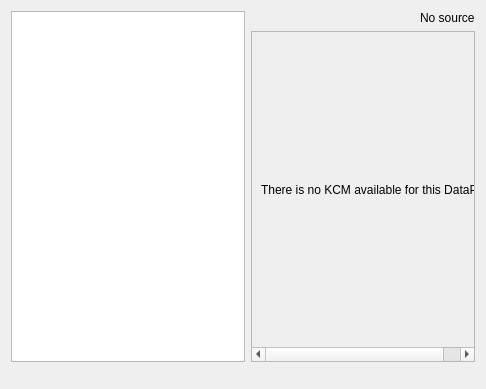
<?xml version="1.0" encoding="UTF-8"?>
<ui version="4.0">
 <class>settingsPage</class>
 <widget class="QWidget" name="settingsPage">
  <property name="geometry">
   <rect>
    <x>0</x>
    <y>0</y>
    <width>486</width>
    <height>389</height>
   </rect>
  </property>
  <property name="windowTitle">
   <string>Form</string>
  </property>
  <layout class="QGridLayout" name="gridLayout">
   <item row="0" column="2">
    <widget class="QLabel" name="sourceNameLabel">
     <property name="text">
      <string>No source</string>
     </property>
    </widget>
   </item>
   <item row="1" column="1" colspan="2">
    <widget class="QScrollArea" name="kcmScrollArea">
     <property name="widgetResizable">
      <bool>true</bool>
     </property>
     <widget class="QWidget" name="kcmScrollAreaWidgetContents">
      <property name="geometry">
       <rect>
        <x>0</x>
        <y>0</y>
        <width>273</width>
        <height>314</height>
       </rect>
      </property>
      <layout class="QVBoxLayout" name="verticalLayout_11">
       <item>
        <widget class="QLabel" name="noKcmLabel">
         <property name="text">
          <string>There is no KCM available for this DataPP</string>
         </property>
        </widget>
       </item>
      </layout>
     </widget>
    </widget>
   </item>
   <item row="2" column="1">
    <widget class="KDialogButtonBox" name="kcmDialogButtonBox">
     <property name="minimumSize">
      <size>
       <width>0</width>
       <height>10</height>
      </size>
     </property>
    </widget>
   </item>
   <item row="0" column="0" rowspan="2">
    <widget class="QTreeView" name="dataPPView"/>
   </item>
  </layout>
 </widget>
 <customwidgets>
  <customwidget>
   <class>KDialogButtonBox</class>
   <extends>QDialogButtonBox</extends>
   <header>kdialogbuttonbox.h</header>
  </customwidget>
 </customwidgets>
 <resources/>
 <connections/>
</ui>
